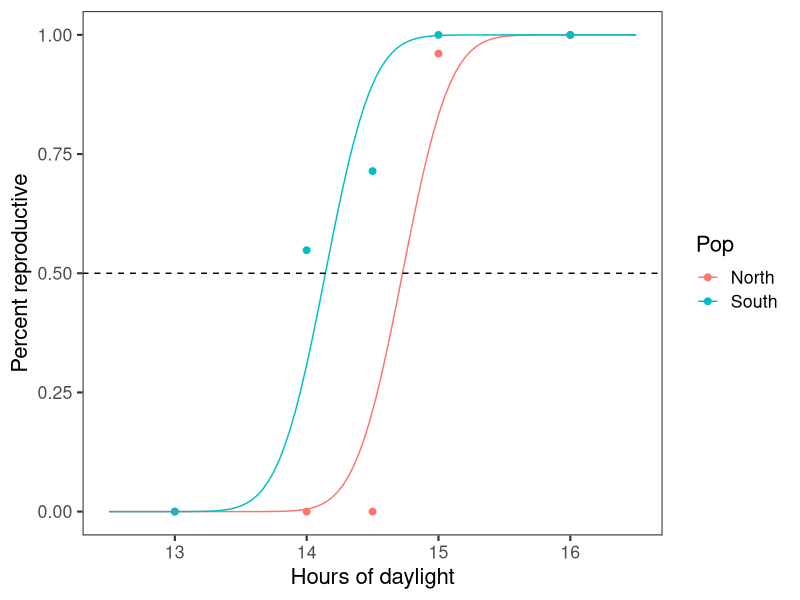

The R script that drew this image:
# Aphalara photoperiod logistic regression

library(ggplot2)
library(tidyverse)
library(broom)
library(MASS)
dat <- read.csv("data/Aphalara_diapause_R.csv") %>% 
  mutate(Total = Repro + Diap,
         perc_repro = Repro/Total,
         perc_diap = Diap/Total)

mod1 <- glm(perc_repro ~ Treat + Pop, weights = Total, data = dat, family = binomial(link = "probit"))
mod2 <- glm(perc_repro ~ Treat * Pop, weights = Total, data = dat, family = binomial(link = "probit"))
car::Anova(mod2, type = 2)

mods <- dat %>% 
  group_by(Pop) %>% 
  do(fit = glm(perc_diap ~ Treat, weights = Total, data = ., family = binomial(link = "probit")))

modcoefs <- bind_rows(lapply(mods$fit, FUN = function(x) data.frame(b0 = coef(x)[1], b1 = coef(x)[2]))) %>% 
  mutate(mods$Pop) %>% 
  mutate(cp_mean = -b0/b1,
         cp_sd = 1/abs(b1))

modcps <- bind_rows(lapply(mods$fit, FUN = function(x) {
  tmp <- MASS::dose.p(x, p = c(.05, .5, .95))
  data.frame(pred = as.vector(tmp),
             se = as.vector(attr(tmp, "SE")),
             p = as.vector(attr(tmp, "p")))
})) %>% 
  # mutate(mods$Pop) %>% 
  pivot_wider(names_from = p, values_from = c(pred, se))

# fakedat <- data.frame(Pop = c("North", "North", "South", "South"),
#                       Treat = c(12, 17, 12, 17),
#                       Repro = c(0, 1000, 0, 1000),
#                       Diap = c(1000, 0, 1000, 0),
#                       fraction = c(0, 1, 0, 1))
# dat <- rbind(dat, fakedat)

datN <- dat %>% filter(Pop == "North")
modN <- glm(cbind(Diap, Repro) ~ Treat, data = datN, family = binomial(link = "logit"))

predN <- data.frame(Treat = rep(seq(12.5, 16.5, length.out = 100), 1), Pop = "North")
predN$pred <- predict(modN, predN, type = "response")             


datS <- dat %>% filter(Pop == "South")
modS <- glm(cbind(Diap, Repro) ~ Treat, data = datS, family = binomial(link = "logit"))
# coefs <- coef(modS)
predS <- data.frame(Treat = rep(seq(12.5, 16.5, length.out = 100), 1), Pop = "South")
predS$pred <- predict(modS, predS, type = "response")       
# predS$pred2 <- exp(coefs[1]+coefs[2]*predS$Treat)/(1+exp(coefs[1]+coefs[2]*predS$Treat))

preds <- rbind(predN, predS)


# best model has additive Pop by AIC, not interaction or omitted
mod <- glm(cbind(Diap, Repro) ~ Treat + Pop - 1, data = dat, family = binomial(link = "probit"))
# coefs <- coef(modS)
pred <- data.frame(Treat = rep(seq(12.5, 16.5, length.out = 100), 2), Pop = c(rep("South", 100), rep("North", 100)))
pred$pred <- predict(mod, pred, type = "response")      

modcps <- bind_rows(lapply(c(3, 2), FUN = function(x) {
  tmp <- MASS::dose.p(mod, cf = c(x, 1), p = c(.05, .5, .95))
  data.frame(pred = as.vector(tmp),
             se = as.vector(attr(tmp, "SE")),
             p = as.vector(attr(tmp, "p")))
})) %>% 
  mutate(Pop = c(rep("S", 3), rep("N", 3))) %>%
  pivot_wider(names_from = p, values_from = c(pred, se))


plt <- ggplot(dat, aes(x = Treat, y = fraction, group = Pop, color = Pop)) +
  geom_point(size = 2) +
  geom_line(data = pred, aes(x = Treat, y = 1 - pred, group = Pop, color = Pop)) +
  xlab("Hours of daylight") +
  ylab("Percent reproductive") + 
  theme_bw(base_size = 16) +
  geom_hline(yintercept = 0.5, linetype = "dashed") +
  theme(panel.grid.major = element_blank(), panel.grid.minor = element_blank())
plt




findInt <- function(model, value) {
  function(x) {
    predict(model, data.frame(Treat=x), type="response") - value
  }
}

uniroot(findInt(modS, .5), range(datS$Treat))$root
uniroot(findInt(modS, .95), range(datS$Treat))$root
uniroot(findInt(modS, .05), range(datS$Treat))$root

